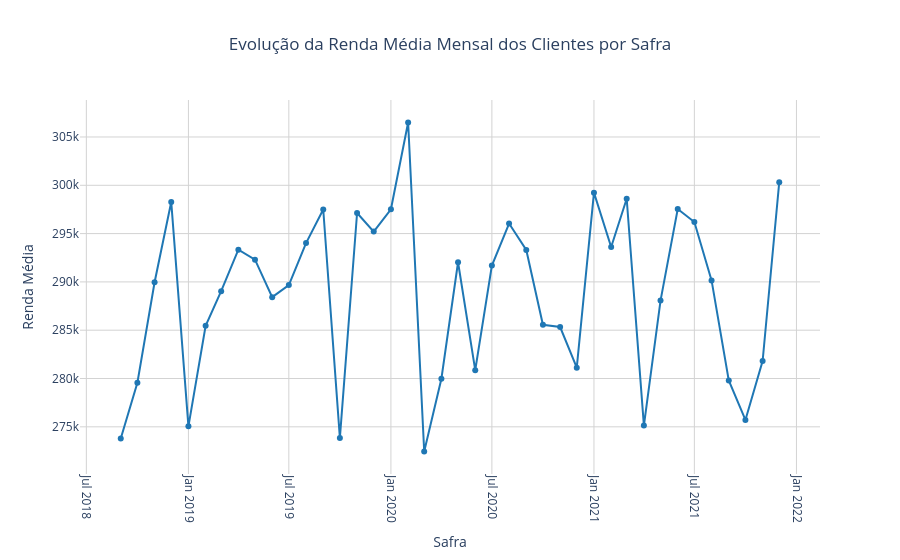

Here is the notebook cell this chart was saved with:
### Markdown cell above
**Conclusão**
- Como as estatísticas descritivas não sofreram alterações em relação ao tratamento, os dados estão limpos e preparados para análise

### Code cell
df_evolucao_renda_mensal = (
    df_base_info_tratado
    .groupby('safra_ref')['renda_mes_anterior']
    .mean()
    .reset_index(name='renda_media')
    )

fig_nulos = px.line(
    df_evolucao_renda_mensal,
    x='safra_ref',
    y='renda_media',
    markers=True,
    title='Evolução da Renda Média Mensal dos Clientes por Safra',
    color_discrete_sequence=['#1f77b4'],
    labels={
        'safra_ref': 'Safra',
        'renda_media': 'Renda Média'
    }
)

fig_nulos.update_layout(
    title_x=0.5,
    plot_bgcolor='white',
    xaxis=dict(showgrid=True, gridcolor='lightgray', tickangle=90),
    yaxis=dict(showgrid=True, gridcolor='lightgray')
)

fig_nulos.show()

### Figure 1 — Plotly figure (JSON) as saved in the notebook; plotly's stock layout.template omitted (floating-point values rounded to 4 significant figures)
{"data": [{"hovertemplate": "Safra=%{x}<br>Renda Média=%{y}<extra></extra>", "legendgroup": "", "line": {"color": "#1f77b4", "dash": "solid"}, "marker": {"symbol": "circle"}, "mode": "lines+markers", "name": "", "orientation": "v", "showlegend": false, "type": "scatter", "x": ["2018-09", "2018-10", "2018-11", "2018-12", "2019-01", "2019-02", "2019-03", "2019-04", "2019-05", "2019-06", "2019-07", "2019-08", "2019-09", "2019-10", "2019-11", "2019-12", "2020-01", "2020-02", "2020-03", "2020-04", "2020-05", "2020-06", "2020-07", "2020-08", "2020-09", "2020-10", "2020-11", "2020-12", "2021-01", "2021-02", "2021-03", "2021-04", "2021-05", "2021-06", "2021-07", "2021-08", "2021-09", "2021-10", "2021-11", "2021-12"], "xaxis": "x", "y": [273800.0, 279600.0, 290000.0, 298300.0, 275000.0, 285500.0, 289000.0, 293300.0, 292300.0, 288400.0, 289700.0, 294000.0, 297500.0, 273800.0, 297100.0, 295200.0, 297500.0, 306500.0, 272400.0, 280000.0, 292000.0, 280900.0, 291700.0, 296000.0, 293300.0, 285600.0, 285300.0, 281100.0, 299200.0, 293600.0, 298600.0, 275100.0, 288100.0, 297500.0, 296200.0, 290200.0, 279800.0, 275700.0, 281800.0, 300300.0], "yaxis": "y"}], "layout": {"legend": {"tracegroupgap": 0}, "plot_bgcolor": "white", "title": {"text": "Evolução da Renda Média Mensal dos Clientes por Safra", "x": 0.5}, "xaxis": {"anchor": "y", "domain": [0, 1], "gridcolor": "lightgray", "showgrid": true, "tickangle": 90, "title": {"text": "Safra"}}, "yaxis": {"anchor": "x", "domain": [0, 1], "gridcolor": "lightgray", "showgrid": true, "title": {"text": "Renda Média"}}}}
